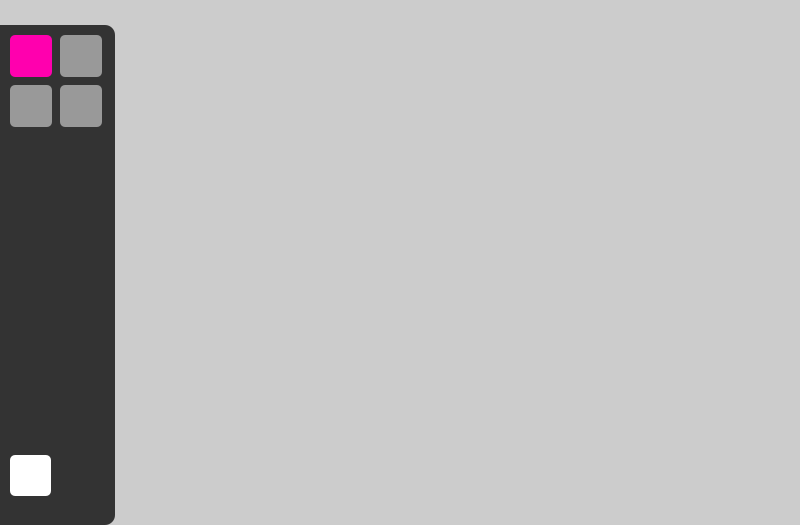
<?xml version="1.0" encoding="UTF-8"?>
<ui version="4.0">
 <class>MainWindow</class>
 <widget class="QWidget" name="MainWindow">
  <property name="windowModality">
   <enum>Qt::WindowModal</enum>
  </property>
  <property name="geometry">
   <rect>
    <x>0</x>
    <y>0</y>
    <width>800</width>
    <height>525</height>
   </rect>
  </property>
  <property name="sizePolicy">
   <sizepolicy hsizetype="Preferred" vsizetype="Preferred">
    <horstretch>0</horstretch>
    <verstretch>0</verstretch>
   </sizepolicy>
  </property>
  <property name="minimumSize">
   <size>
    <width>400</width>
    <height>525</height>
   </size>
  </property>
  <property name="windowTitle">
   <string>MainWindow</string>
  </property>
  <property name="autoFillBackground">
   <bool>false</bool>
  </property>
  <property name="styleSheet">
   <string notr="true">background: #ccc;</string>
  </property>
  <widget class="QGroupBox" name="brushPanel">
   <property name="geometry">
    <rect>
     <x>0</x>
     <y>25</y>
     <width>115</width>
     <height>500</height>
    </rect>
   </property>
   <property name="minimumSize">
    <size>
     <width>115</width>
     <height>0</height>
    </size>
   </property>
   <property name="maximumSize">
    <size>
     <width>115</width>
     <height>16777215</height>
    </size>
   </property>
   <property name="autoFillBackground">
    <bool>false</bool>
   </property>
   <property name="styleSheet">
    <string notr="true">QGroupBox {
	background: #333;
	border: none;
	border-top-right-radius: 10px;
	border-bottom-right-radius: 10px;
}

QPushButton {
	background: #999;
	border: none;
	border-radius: 5px;
}</string>
   </property>
   <property name="title">
    <string/>
   </property>
   <property name="flat">
    <bool>true</bool>
   </property>
   <property name="checkable">
    <bool>false</bool>
   </property>
   <widget class="QPushButton" name="penButton">
    <property name="geometry">
     <rect>
      <x>10</x>
      <y>10</y>
      <width>42</width>
      <height>42</height>
     </rect>
    </property>
    <property name="cursor">
     <cursorShape>PointingHandCursor</cursorShape>
    </property>
    <property name="styleSheet">
     <string notr="true">QPushButton {
	background: #ff00ae;
}</string>
    </property>
    <property name="text">
     <string/>
    </property>
    <property name="icon">
     <iconset>
      <normaloff>assets/icons/pen.png</normaloff>assets/icons/pen.png</iconset>
    </property>
    <property name="iconSize">
     <size>
      <width>24</width>
      <height>24</height>
     </size>
    </property>
    <property name="flat">
     <bool>false</bool>
    </property>
   </widget>
   <widget class="QPushButton" name="strokeButton">
    <property name="geometry">
     <rect>
      <x>60</x>
      <y>10</y>
      <width>42</width>
      <height>42</height>
     </rect>
    </property>
    <property name="cursor">
     <cursorShape>PointingHandCursor</cursorShape>
    </property>
    <property name="text">
     <string/>
    </property>
    <property name="icon">
     <iconset>
      <normaloff>assets/icons/stroke.png</normaloff>assets/icons/stroke.png</iconset>
    </property>
    <property name="iconSize">
     <size>
      <width>24</width>
      <height>24</height>
     </size>
    </property>
   </widget>
   <widget class="QPushButton" name="pickerButton">
    <property name="geometry">
     <rect>
      <x>10</x>
      <y>60</y>
      <width>42</width>
      <height>42</height>
     </rect>
    </property>
    <property name="cursor">
     <cursorShape>PointingHandCursor</cursorShape>
    </property>
    <property name="text">
     <string/>
    </property>
    <property name="icon">
     <iconset>
      <normaloff>assets/icons/picker.png</normaloff>assets/icons/picker.png</iconset>
    </property>
    <property name="iconSize">
     <size>
      <width>24</width>
      <height>24</height>
     </size>
    </property>
   </widget>
   <widget class="QPushButton" name="fillButton">
    <property name="geometry">
     <rect>
      <x>60</x>
      <y>60</y>
      <width>42</width>
      <height>42</height>
     </rect>
    </property>
    <property name="cursor">
     <cursorShape>PointingHandCursor</cursorShape>
    </property>
    <property name="text">
     <string/>
    </property>
    <property name="icon">
     <iconset>
      <normaloff>assets/icons/fill.png</normaloff>assets/icons/fill.png</iconset>
    </property>
    <property name="iconSize">
     <size>
      <width>24</width>
      <height>24</height>
     </size>
    </property>
   </widget>
   <widget class="QPushButton" name="currentColorButton">
    <property name="geometry">
     <rect>
      <x>10</x>
      <y>430</y>
      <width>41</width>
      <height>41</height>
     </rect>
    </property>
    <property name="cursor">
     <cursorShape>PointingHandCursor</cursorShape>
    </property>
    <property name="whatsThis">
     <string>Текущий цвет кисти</string>
    </property>
    <property name="styleSheet">
     <string notr="true">background: #fff;</string>
    </property>
    <property name="text">
     <string/>
    </property>
   </widget>
  </widget>
  <widget class="QWidget" name="verticalLayoutWidget">
   <property name="geometry">
    <rect>
     <x>0</x>
     <y>0</y>
     <width>801</width>
     <height>21</height>
    </rect>
   </property>
   <layout class="QVBoxLayout" name="vbox"/>
  </widget>
 </widget>
 <resources/>
 <connections/>
</ui>
